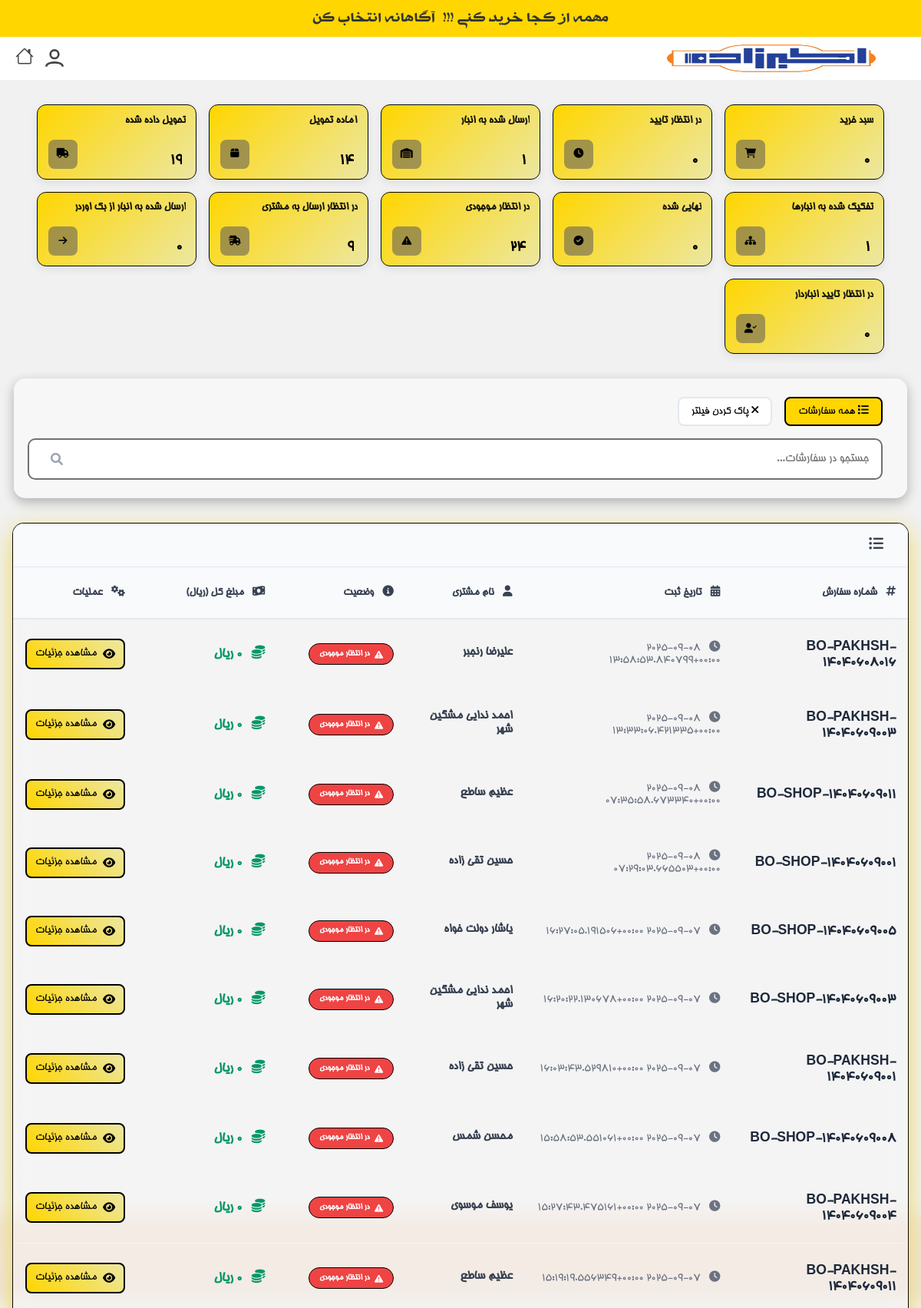
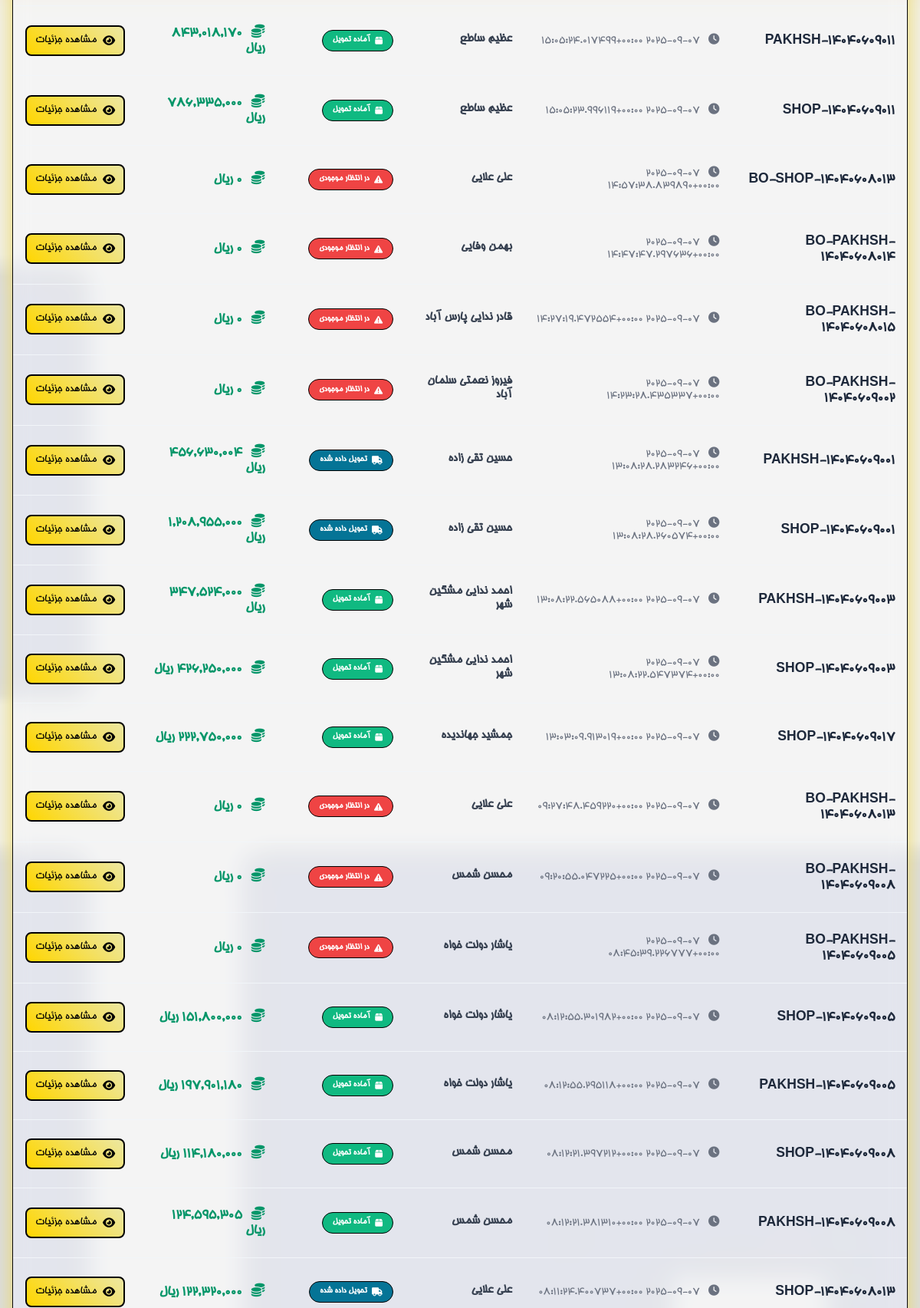
Screenshot of /order/ (signed in, upper part) with the database file from the repository (2 pictures, top to bottom).
### products/models.py (models this page shows, shortened)
class Order(models.Model):
    STATUS_CHOICES = [
        ('cart', 'سبد خرید'),
        ('pending', 'در انتظار تأیید'),
        ('warehouse', 'ارسال شده به انبار'),
        ('ready', 'آماده تحویل'),
        ('delivered', 'تحویل داده شده'),
        ('parent', 'تفکیک شده به انبارها'),
        ('completed', 'نهایی شده'),
        ('backorder', 'در انتظار موجودی'),
        ('waiting_for_customer_shipment', 'در انتظار ارسال به مشتری'),
        ('sent_to_warehouse', ' ارسال شده به انبار از بک اوردر'),
        ('waiting_for_warehouse_confirmation', 'در انتظار تایید انباردار'),
        ('shipped', 'ارسال شده'),
    ]
    order_number = models.CharField(
        max_length=100,
        unique=True,
        verbose_name="شماره درخواست",
        blank=True,
        null=True
    )
    document_number = models.CharField(
        max_length=100,
        blank=True,
        null=True,
        verbose_name="شماره سند"
    )
    package_count = models.PositiveIntegerField(
        default=0,
        null=True,
        blank=True,
        verbose_name="تعداد بسته"
    )
    courier_name = models.CharField(
        max_length=100,
        blank=True,
        null=True,
        verbose_name="نام پیک"
    )
    visitor_name = models.CharField(max_length=100, verbose_name="نام ویزیتور")
    customer = models.ForeignKey(
        Customer,
        on_delete=models.PROTECT,   # پیشنهاد امنیتی: سفارش بدون مشتری باقی نماند
        verbose_name="مشتری"
    )
    created_at = models.DateTimeField(auto_now_add=True, verbose_name="تاریخ ثبت")
    updated_at = models.DateTimeField(auto_now=True, verbose_name="تاریخ به‌روزرسانی")
    payment_term = models.CharField(
        max_length=10,
        choices=Product.PAYMENT_TERMS_CHOICES,
        verbose_name="شرایط تسویه"
    )
    status = models.CharField(
        max_length=100,
        choices=STATUS_CHOICES,
        default='pending',
        verbose_name="وضعیت سفارش"
    )
    parent = models.ForeignKey(
        'self',
        on_delete=models.SET_NULL,
        null=True,
        blank=True,
        related_name='children',
        verbose_name="سفارش مادر (قدیمی)"
    )
    is_sub_order = models.BooleanField(default=False, verbose_name="آیا زیرسفارش است؟ (قدیمی)")
    parent_order = models.ForeignKey(
        'self',
        on_delete=models.SET_NULL,
        null=True,
        blank=True,
        related_name='sub_orders',
        verbose_name="سفارش والد (جدید)"
    )
    warehouse = models.ForeignKey(
        'Warehouse',
        null=True,
        blank=True,
        on_delete=models.SET_NULL,
        related_name='orders',
        verbose_name="انبار"
    )
    total_price = models.DecimalField(
        max_digits=100,
        decimal_places=0,
        default=0,
        verbose_name="جمع کل سفارش"
    )
    class Meta:
        constraints = [
            models.UniqueConstraint(
                fields=['document_number'],
                name='unique_document_number',
                condition=models.Q(document_number__isnull=False) & ~models.Q(document_number='')
            )
        ]

class Customer(models.Model):
    first_name = models.CharField(max_length=100, verbose_name="نام")
    last_name = models.CharField(max_length=100, verbose_name="نام خانوادگی")
    store_name = models.CharField(max_length=255, blank=True, null=True, verbose_name="نام فروشگاه")
    phone = models.CharField(max_length=20, blank=True, null=True, verbose_name="تلفن ثابت")
    mobile = models.CharField(
        max_length=20,
        unique=True,
        verbose_name="شماره موبایل",
        error_messages={
            'unique': 'مشتری دیگری با این شماره همراه قبلاً ثبت شده است.'
        }
    )
    province = models.ForeignKey(Province, on_delete=models.CASCADE, verbose_name="استان")
    county = models.ForeignKey(County, on_delete=models.CASCADE, verbose_name="شهرستان")
    address = models.TextField(blank=True, null=True, verbose_name="آدرس")
    created_by = models.ForeignKey(
        User, on_delete=models.SET_NULL, null=True, related_name='created_customers', verbose_name="ایجاد شده توسط"
    )
    user = models.OneToOneField(
        User, on_delete=models.SET_NULL, null=True, blank=True, related_name='customer_profile', verbose_name="کاربر مرتبط"
    )
    created_at = models.DateTimeField(auto_now_add=True, verbose_name="تاریخ ایجاد")
    class Meta:
        verbose_name = "مشتری"
        verbose_name_plural = "مشتریان"

### products/views.py (the view)
# urls.py: path('order/', views.order_list_view, name='order'),  # صفحه لیست سفارش‌ها
@login_required
def order_list_view(request):
    is_manager = request.user.groups.filter(name='مدیر').exists()
    if is_manager:
        orders = Order.objects.all().order_by('-created_at')
    else:
        orders = Order.objects.filter(visitor_name=request.user.username).order_by('-created_at')
    for order in orders:
        if order.status in ['pending', 'warehouse', 'parent']:
            order.total_price = sum(item.price * (item.requested_quantity or 0) for item in order.items.all())
        else:
            order.total_price = sum(item.price * (item.allocated_quantity or 0) for item in order.items.all())
    context = {
        'orders': orders,
        'is_manager': is_manager,
    }
    return render(request, 'products/order_list.html', context)

### products/templates/products/order_list.html (shortened to what this page needs)
{% extends 'products/base.html' %}
{% load static %}
{% load humanize %}
{% load custom_filters %}
{% block extra_css %}
<link href="https://cdnjs.cloudflare.com/ajax/libs/font-awesome/6.0.0/css/all.min.css" rel="stylesheet">
{% endblock %}
{% block content %}
    <div class="stats-section">
        <div class="stat-card stat-cart" data-status="cart">
            <div class="stat-content">
                <div class="stat-info">
                    <h3>سبد خرید</h3>
                    <p id="cart-count">0</p>
                </div>
                <div class="stat-icon">
                    <i class="fas fa-shopping-cart"></i>
                </div>
            </div>
        </div>
        <div class="stat-card stat-pending" data-status="pending">
            <div class="stat-content">
                <div class="stat-info">
                    <h3>در انتظار تأیید</h3>
                    <p id="pending-count">0</p>
                </div>
                <div class="stat-icon">
                    <i class="fas fa-clock"></i>
                </div>
            </div>
        </div>
        <div class="stat-card stat-warehouse" data-status="warehouse">
            <div class="stat-content">
                <div class="stat-info">
                    <h3>ارسال شده به انبار</h3>
                    <p id="warehouse-count">0</p>
                </div>
                <div class="stat-icon">
                    <i class="fas fa-warehouse"></i>
                </div>
            </div>
        </div>
        <div class="stat-card stat-ready" data-status="ready">
            <div class="stat-content">
                <div class="stat-info">
                    <h3>آماده تحویل</h3>
                    <p id="ready-count">0</p>
                </div>
                <div class="stat-icon">
                    <i class="fas fa-box"></i>
                </div>
            </div>
        </div>
        <div class="stat-card stat-delivered" data-status="delivered">
            <div class="stat-content">
                <div class="stat-info">
                    <h3>تحویل داده شده</h3>
                    <p id="delivered-count">0</p>
                </div>
                <div class="stat-icon">
                    <i class="fas fa-truck"></i>
                </div>
            </div>
        </div>
        <div class="stat-card stat-parent" data-status="parent">
            <div class="stat-content">
                <div class="stat-info">
                    <h3>تفکیک شده به انبارها</h3>
                    <p id="parent-count">0</p>
                </div>
                <div class="stat-icon">
                    <i class="fas fa-sitemap"></i>
                </div>
            </div>
        </div>
        <div class="stat-card stat-completed" data-status="completed">
            <div class="stat-content">
                <div class="stat-info">
                    <h3>نهایی شده</h3>
                    <p id="completed-count">0</p>
                </div>
                <div class="stat-icon">
                    <i class="fas fa-check-circle"></i>
                </div>
            </div>
        </div>
        <div class="stat-card stat-backorder" data-status="backorder">
            <div class="stat-content">
                <div class="stat-info">
                    <h3>در انتظار موجودی</h3>
                    <p id="backorder-count">0</p>
                </div>
                <div class="stat-icon">
                    <i class="fas fa-exclamation-triangle"></i>
                </div>
            </div>
        </div>
        <div class="stat-card stat-waiting_for_customer_shipment" data-status="waiting_for_customer_shipment">
            <div class="stat-content">
                <div class="stat-info">
                    <h3>در انتظار ارسال به مشتری</h3>
                    <p id="waiting_for_customer_shipment-count">0</p>
                </div>
                <div class="stat-icon">
                    <i class="fas fa-shipping-fast"></i>
                </div>
            </div>
        </div>
        <div class="stat-card stat-sent_to_warehouse" data-status="sent_to_warehouse">
            <div class="stat-content">
                <div class="stat-info">
                    <h3>ارسال شده به انبار از بک اوردر</h3>
                    <p id="sent_to_warehouse-count">0</p>
                </div>
                <div class="stat-icon">
                    <i class="fas fa-arrow-right"></i>
                </div>
            </div>
        </div>
        <div class="stat-card stat-waiting_for_warehouse_confirmation" data-status="waiting_for_warehouse_confirmation">
            <div class="stat-content">
                <div class="stat-info">
                    <h3>در انتظار تایید انباردار</h3>
                    <p id="waiting_for_warehouse_confirmation-count">0</p>
                </div>
                <div class="stat-icon">
                    <i class="fas fa-user-check"></i>
                </div>
            </div>
        </div>
    </div>
    <div class="search-section">
        <div class="filter-controls">
            <button class="filter-btn active" data-filter="all">
                <i class="fas fa-list"></i>
                همه سفارشات
            </button>
            <button class="filter-btn" id="clear-filter">
                <i class="fas fa-times"></i>
                پاک کردن فیلتر
            </button>
        </div>
        <div style="position: relative;">
            <input type="text" class="search-input" placeholder="جستجو در سفارشات..." id="searchInput">
            <i class="fas fa-search" style="position: absolute; left: 1rem; top: 50%; transform: translateY(-50%); color: #9ca3af;"></i>
        </div>
    </div>
    <div class="table-container">
        <div class="table-header">
            <h3 style="margin: 0; font-size: 1.2rem; font-weight: 600; color: #374151;">
                <i class="fas fa-list-ul" style="margin-left: 0.5rem;"></i>
            </h3>
        </div>
        <div class="table-responsive">
            <table class="modern-table">
                <thead>
                    <tr>
                        <th>
                            <i class="fas fa-hashtag" style="margin-left: 0.5rem;"></i>
                            شماره سفارش
                        </th>
                        <th>
                            <i class="fas fa-calendar-alt" style="margin-left: 0.5rem;"></i>
                            تاریخ ثبت
                        </th>
                        <th>
                            <i class="fas fa-user" style="margin-left: 0.5rem;"></i>
                            نام مشتری
                        </th>
                        <th>
                            <i class="fas fa-info-circle" style="margin-left: 0.5rem;"></i>
                            وضعیت
                        </th>
                        <th>
                            <i class="fas fa-money-bill-wave" style="margin-left: 0.5rem;"></i>
                            مبلغ کل (ریال)
                        </th>
                        <th>
                            <i class="fas fa-cogs" style="margin-left: 0.5rem;"></i>
                            عملیات
                        </th>
                    </tr>
                </thead>
                <tbody>
                    {% for order in orders %}
                    <tr data-status="{{ order.status }}">
                        <td>
                            <div class="order-number">
                                {{ order.order_number|default:order.id }}
                            </div>
                        </td>
                        <td>
                            <div class="date-time">
                                <i class="fas fa-clock" style="margin-left: 0.5rem;"></i>
                                {{ order.created_at|jformat:"%H:%M - %Y/%m/%d" }}
                            </div>
                        </td>
                        <td>
                            <div class="customer-name">
                                {{ order.customer.first_name }} {{ order.customer.last_name }}
                            </div>
                        </td>
                        <td>
                            <span class="status-badge status-{{ order.status }}">
                                {% if order.status == 'cart' %}
                                    <i class="fas fa-shopping-cart"></i>
                                {% elif order.status == 'pending' %}
                                    <i class="fas fa-clock"></i>
                                {% elif order.status == 'warehouse' %}
                                    <i class="fas fa-warehouse"></i>
                                {% elif order.status == 'ready' %}
                                    <i class="fas fa-box"></i>
                                {% elif order.status == 'delivered' %}
                                    <i class="fas fa-truck"></i>
                                {% elif order.status == 'parent' %}
                                    <i class="fas fa-sitemap"></i>
                                {% elif order.status == 'completed' %}
                                    <i class="fas fa-check-circle"></i>
                                {% elif order.status == 'backorder' %}
                                    <i class="fas fa-exclamation-triangle"></i>
                                {% elif order.status == 'waiting_for_customer_shipment' %}
                                    <i class="fas fa-shipping-fast"></i>
                                {% elif order.status == 'sent_to_warehouse' %}
                                    <i class="fas fa-arrow-right"></i>
                                {% elif order.status == 'waiting_for_warehouse_confirmation' %}
                                    <i class="fas fa-user-check"></i>
                                {% else %}
                                    <i class="fas fa-question"></i>
                                {% endif %}
                                {{ order.get_status_display }}
                            </span>
                        </td>
                        <td>
                            <div class="price-amount">
                                <i class="fas fa-coins" style="margin-left: 0.5rem;"></i>
                                {{ order.total_price|intcomma }} ریال
                            </div>
                        </td>
                        <td>
                            <a href="{% url 'products:order_detail_view' order.id %}" class="action-btn">
                                <i class="fas fa-eye"></i>
                                مشاهده جزئیات
                            </a>
                        </td>
                    </tr>
                    {% endfor %}
                </tbody>
            </table>
        </div>
    </div>
</div>
{% endblock content %}

### rows the page displays
Order: order_number "BO-PAKHSH-14040608016", created_at|jformat "2025-09-08 13:58:53.840799+00:00", customer.first_name "علیرضا", customer.last_name "رنجبر", status "در انتظار موجودی", total_price "0"
Order: order_number "BO-PAKHSH-14040609003", created_at|jformat "2025-09-08 13:33:06.421335+00:00", customer.first_name "احمد", customer.last_name "ندایی مشگین شهر", status "در انتظار موجودی", total_price "0"
Order: order_number "BO-SHOP-14040609011", created_at|jformat "2025-09-08 07:35:58.673340+00:00", customer.first_name "عظیم", customer.last_name "ساطع", status "در انتظار موجودی", total_price "0"
Order: order_number "BO-SHOP-14040609001", created_at|jformat "2025-09-08 07:29:03.665503+00:00", customer.first_name "حسین", customer.last_name "تقی زاده", status "در انتظار موجودی", total_price "0"
Order: order_number "BO-SHOP-14040609005", created_at|jformat "2025-09-07 16:27:05.191506+00:00", customer.first_name "یاشار", customer.last_name "دولت خواه", status "در انتظار موجودی", total_price "0"
Order: order_number "BO-SHOP-14040609003", created_at|jformat "2025-09-07 16:20:22.130678+00:00", customer.first_name "احمد", customer.last_name "ندایی مشگین شهر", status "در انتظار موجودی", total_price "0"
Order: order_number "BO-PAKHSH-14040609001", created_at|jformat "2025-09-07 16:03:43.529810+00:00", customer.first_name "حسین", customer.last_name "تقی زاده", status "در انتظار موجودی", total_price "0"
Order: order_number "BO-SHOP-14040609008", created_at|jformat "2025-09-07 15:58:53.551061+00:00", customer.first_name "محسن", customer.last_name "شمس", status "در انتظار موجودی", total_price "0"
Order: order_number "BO-PAKHSH-14040609004", created_at|jformat "2025-09-07 15:27:43.475161+00:00", customer.first_name "یوسف", customer.last_name "موسوی", status "در انتظار موجودی", total_price "0"
Order: order_number "BO-PAKHSH-14040609011", created_at|jformat "2025-09-07 15:19:19.556349+00:00", customer.first_name "عظیم", customer.last_name "ساطع", status "در انتظار موجودی", total_price "0"
Order: order_number "PAKHSH-14040609011", created_at|jformat "2025-09-07 15:05:24.017499+00:00", customer.first_name "عظیم", customer.last_name "ساطع", status "آماده تحویل", total_price "843,018,170"
Order: order_number "SHOP-14040609011", created_at|jformat "2025-09-07 15:05:23.996119+00:00", customer.first_name "عظیم", customer.last_name "ساطع", status "آماده تحویل", total_price "786,335,000"
Order: order_number "BO-SHOP-14040608013", created_at|jformat "2025-09-07 14:57:38.839890+00:00", customer.first_name "علی", customer.last_name "علایی", status "در انتظار موجودی", total_price "0"
Order: order_number "BO-PAKHSH-14040608014", created_at|jformat "2025-09-07 14:47:47.297636+00:00", customer.first_name "بهمن", customer.last_name "وفایی", status "در انتظار موجودی", total_price "0"
Order: order_number "BO-PAKHSH-14040608015", created_at|jformat "2025-09-07 14:27:19.472554+00:00", customer.first_name "قادر", customer.last_name "ندایی پارس آباد", status "در انتظار موجودی", total_price "0"
Order: order_number "BO-PAKHSH-14040609002", created_at|jformat "2025-09-07 14:23:28.435337+00:00", customer.first_name "فیروز", customer.last_name "نعمتی سلمان آباد", status "در انتظار موجودی", total_price "0"
Order: order_number "PAKHSH-14040609001", created_at|jformat "2025-09-07 13:08:28.283246+00:00", customer.first_name "حسین", customer.last_name "تقی زاده", status "تحویل داده شده", total_price "456,630,004"
Order: order_number "SHOP-14040609001", created_at|jformat "2025-09-07 13:08:28.260574+00:00", customer.first_name "حسین", customer.last_name "تقی زاده", status "تحویل داده شده", total_price "1,208,955,000"
Order: order_number "PAKHSH-14040609003", created_at|jformat "2025-09-07 13:08:22.565088+00:00", customer.first_name "احمد", customer.last_name "ندایی مشگین شهر", status "آماده تحویل", total_price "347,524,000"
Order: order_number "SHOP-14040609003", created_at|jformat "2025-09-07 13:08:22.547374+00:00", customer.first_name "احمد", customer.last_name "ندایی مشگین شهر", status "آماده تحویل", total_price "426,250,000"
Order: order_number "SHOP-14040609017", created_at|jformat "2025-09-07 13:03:09.913019+00:00", customer.first_name "جمشید", customer.last_name "جهاندیده", status "آماده تحویل", total_price "222,750,000"
Order: order_number "BO-PAKHSH-14040608013", created_at|jformat "2025-09-07 09:27:48.459220+00:00", customer.first_name "علی", customer.last_name "علایی", status "در انتظار موجودی", total_price "0"
Order: order_number "BO-PAKHSH-14040609008", created_at|jformat "2025-09-07 09:20:55.047225+00:00", customer.first_name "محسن", customer.last_name "شمس", status "در انتظار موجودی", total_price "0"
Order: order_number "BO-PAKHSH-14040609005", created_at|jformat "2025-09-07 08:45:39.226777+00:00", customer.first_name "یاشار", customer.last_name "دولت خواه", status "در انتظار موجودی", total_price "0"
Order: order_number "SHOP-14040609005", created_at|jformat "2025-09-07 08:12:55.301982+00:00", customer.first_name "یاشار", customer.last_name "دولت خواه", status "آماده تحویل", total_price "151,800,000"
Order: order_number "PAKHSH-14040609005", created_at|jformat "2025-09-07 08:12:55.295118+00:00", customer.first_name "یاشار", customer.last_name "دولت خواه", status "آماده تحویل", total_price "197,901,180"
Order: order_number "SHOP-14040609008", created_at|jformat "2025-09-07 08:12:21.397212+00:00", customer.first_name "محسن", customer.last_name "شمس", status "آماده تحویل", total_price "114,180,000"
Order: order_number "PAKHSH-14040609008", created_at|jformat "2025-09-07 08:12:21.381310+00:00", customer.first_name "محسن", customer.last_name "شمس", status "آماده تحویل", total_price "124,595,305"
Order: order_number "SHOP-14040608013", created_at|jformat "2025-09-07 08:11:24.400737+00:00", customer.first_name "علی", customer.last_name "علایی", status "تحویل داده شده", total_price "122,320,000"
